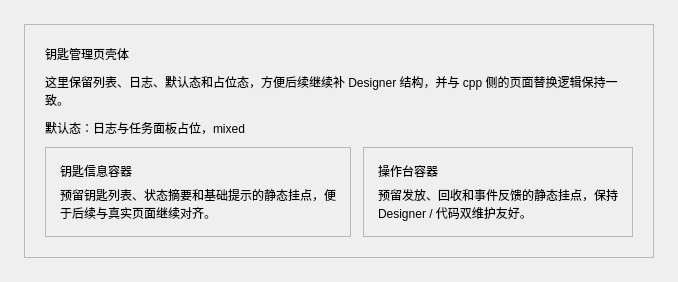
      <widget class="QWidget" name="keyManagePage">
       <layout class="QVBoxLayout" name="keyManagePageLayout">
        <property name="spacing">
         <number>16</number>
        </property>
        <property name="leftMargin">
         <number>24</number>
        </property>
        <property name="topMargin">
         <number>24</number>
        </property>
        <property name="rightMargin">
         <number>24</number>
        </property>
        <property name="bottomMargin">
         <number>24</number>
        </property>
        <item>
         <widget class="QFrame" name="keyManageShellCard">
          <property name="frameShape">
           <enum>QFrame::StyledPanel</enum>
          </property>
          <property name="frameShadow">
           <enum>QFrame::Plain</enum>
          </property>
          <layout class="QVBoxLayout" name="keyManageShellLayout">
           <property name="spacing">
            <number>10</number>
           </property>
           <property name="leftMargin">
            <number>20</number>
           </property>
           <property name="topMargin">
            <number>20</number>
           </property>
           <property name="rightMargin">
            <number>20</number>
           </property>
           <property name="bottomMargin">
            <number>20</number>
           </property>
           <item>
            <widget class="QLabel" name="keyManageShellTitle">
             <property name="text">
              <string>钥匙管理页壳体</string>
             </property>
            </widget>
           </item>
           <item>
            <widget class="QLabel" name="keyManageShellHint">
             <property name="text">
              <string>这里保留列表、日志、默认态和占位态，方便后续继续补 Designer 结构，并与 cpp 侧的页面替换逻辑保持一致。</string>
             </property>
             <property name="wordWrap">
              <bool>true</bool>
             </property>
            </widget>
           </item>
           <item>
            <widget class="QLabel" name="keyManageShellState">
             <property name="text">
              <string>默认态：日志与任务面板占位，mixed</string>
             </property>
            </widget>
           </item>
           <item>
            <widget class="QFrame" name="keyManageShellDock">
             <layout class="QHBoxLayout" name="keyManageShellDockLayout">
              <property name="spacing">
               <number>12</number>
              </property>
              <property name="leftMargin">
               <number>0</number>
              </property>
              <property name="topMargin">
               <number>0</number>
              </property>
              <property name="rightMargin">
               <number>0</number>
              </property>
              <property name="bottomMargin">
               <number>0</number>
              </property>
              <item>
               <widget class="QFrame" name="keyManageShellInfoCard">
                <property name="frameShape">
                 <enum>QFrame::StyledPanel</enum>
                </property>
                <property name="frameShadow">
                 <enum>QFrame::Plain</enum>
                </property>
                <layout class="QVBoxLayout" name="keyManageShellInfoLayout">
                 <property name="spacing">
                  <number>6</number>
                 </property>
                 <property name="leftMargin">
                  <number>14</number>
                 </property>
                 <property name="topMargin">
                  <number>14</number>
                 </property>
                 <property name="rightMargin">
                  <number>14</number>
                 </property>
                 <property name="bottomMargin">
                  <number>14</number>
                 </property>
                 <item>
                  <widget class="QLabel" name="keyManageShellInfoTitle">
                   <property name="text">
                    <string>钥匙信息容器</string>
                   </property>
                  </widget>
                 </item>
                 <item>
                  <widget class="QLabel" name="keyManageShellInfoHint">
                   <property name="text">
                    <string>预留钥匙列表、状态摘要和基础提示的静态挂点，便于后续与真实页面继续对齐。</string>
                   </property>
                   <property name="wordWrap">
                    <bool>true</bool>
                   </property>
                  </widget>
                 </item>
                </layout>
               </widget>
              </item>
              <item>
               <widget class="QFrame" name="keyManageShellActionCard">
                <property name="frameShape">
                 <enum>QFrame::StyledPanel</enum>
                </property>
                <property name="frameShadow">
                 <enum>QFrame::Plain</enum>
                </property>
                <layout class="QVBoxLayout" name="keyManageShellActionLayout">
                 <property name="spacing">
                  <number>6</number>
                 </property>
                 <property name="leftMargin">
                  <number>14</number>
                 </property>
                 <property name="topMargin">
                  <number>14</number>
                 </property>
                 <property name="rightMargin">
                  <number>14</number>
                 </property>
                 <property name="bottomMargin">
                  <number>14</number>
                 </property>
                 <item>
                  <widget class="QLabel" name="keyManageShellActionTitle">
                   <property name="text">
                    <string>操作台容器</string>
                   </property>
                  </widget>
                 </item>
                 <item>
                  <widget class="QLabel" name="keyManageShellActionHint">
                   <property name="text">
                    <string>预留发放、回收和事件反馈的静态挂点，保持 Designer / 代码双维护友好。</string>
                   </property>
                   <property name="wordWrap">
                    <bool>true</bool>
                   </property>
                  </widget>
                 </item>
                </layout>
               </widget>
              </item>
             </layout>
            </widget>
           </item>
          </layout>
         </widget>
        </item>
       </layout>
      </widget>
